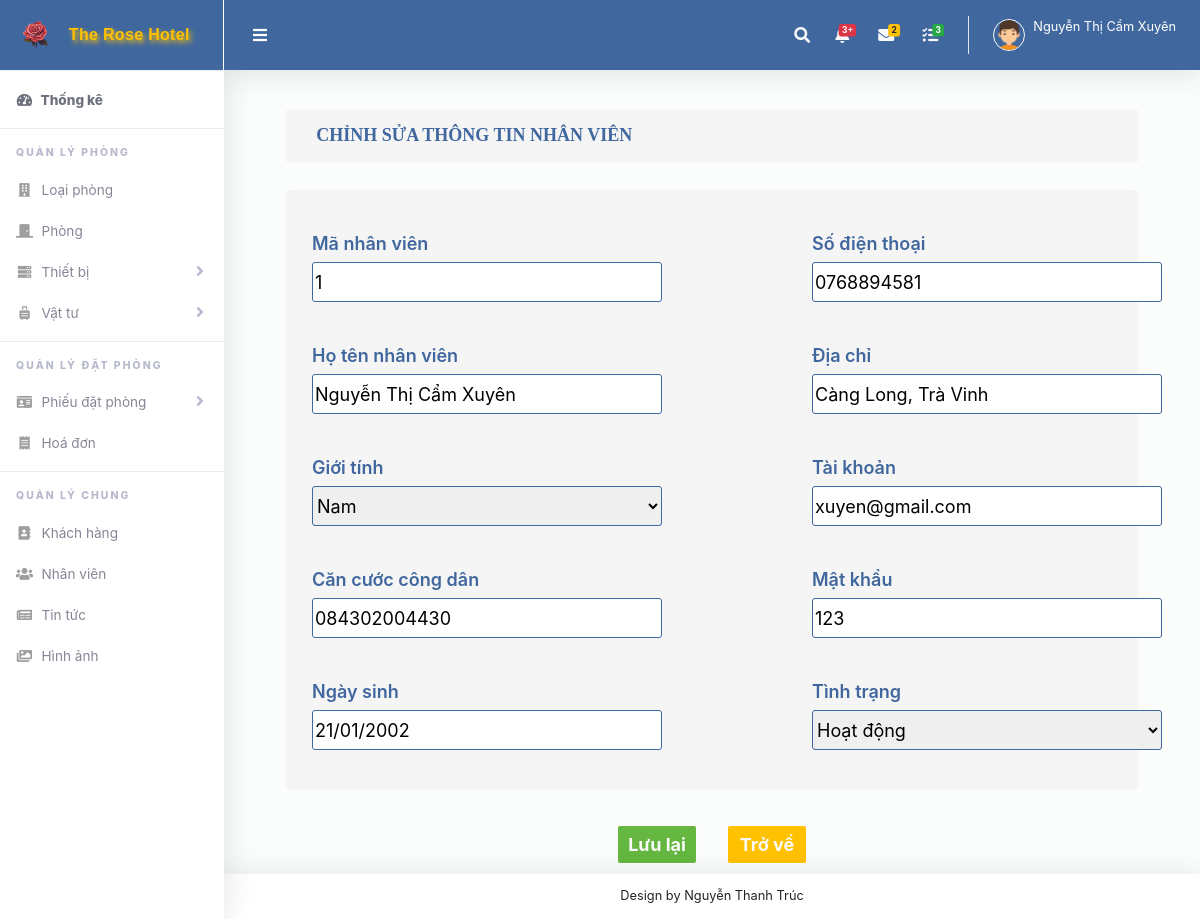
/suaQLNV.php?user=1 (signed in), run on the app's committed database.
### tables this page shows
CREATE TABLE `nhan_vien` (
  `ma_nv` int(11) NOT NULL,
  `ho_ten` varchar(100) NOT NULL,
  `gioi_tinh` varchar(20) NOT NULL,
  `cccd` varchar(50) NOT NULL,
  `ngay_sinh` varchar(20) NOT NULL,
  `sdtnv` varchar(255) NOT NULL,
  `dia_chi` varchar(100) NOT NULL,
  `user` varchar(50) NOT NULL,
  `pass` varchar(50) NOT NULL,
  `quyen` int(11) NOT NULL,
  `tinh_trang` varchar(100) NOT NULL
);

### suaQLNV.php (the view, shortened to what this page needs)
<?php
include("header.php");
include("ketnoi.php");
$usern=$_REQUEST["user"];
$sql = "SELECT * FROM nhan_vien WHERE ma_nv = '".$usern."'";
$kq = mysqli_query($conn, $sql) or die("Không thể sửa thông tin nhân viên" . mysqli_error());
$row = mysqli_fetch_array($kq);
?>
<link rel="stylesheet" href="css/chinhsua.css" type="text/css"/>
<form enctype="multipart/form-data" action="xulysuaQLNV.php" name="xulysuaQLNV" method="post">
    <div class="text">
        <h4>
        CHỈNH SỬA THÔNG TIN NHÂN VIÊN
        </h4>
    </div>
    <div class="themmoi">
        <div class="them">
            <div class="thema">
                <span>Mã nhân viên</span>
                <input type="text" name="ma_nv" readonly value="<?php echo $row["ma_nv"]; ?>" />
            </div>
            <div class="thema">
                <span>Họ tên nhân viên</span>
                <input type="text" name="ho_ten" value="<?php echo $row["ho_ten"]; ?>" />
            </div>
            <div class="thema">
                <span>Giới tính</span>
                <select name="gioi_tinh">
                    <option value="Nam">Nam</option>
                </select>
            </div>
            <div class="thema">
                <span>Căn cước công dân</span>
                <input type="text" name="cccd" value="<?php echo $row["cccd"]; ?>" />
            </div>
            <div class="thema">
                <span>Ngày sinh</span>
                <input type="text" name="ngay_sinh" value="<?php echo $row["ngay_sinh"]; ?>" />
            </div>
        </div>
        <div class="them">
            <div class="thema">
                <span>Số điện thoại</span>
                <input type="text" name="sdtnv" value="<?php echo $row["sdtnv"]; ?>" />
            </div>
            <div class="thema">
                <span>Địa chỉ</span>
                <input type="text" name="dia_chi" value="<?php echo $row["dia_chi"]; ?>" />
            </div>
            <div class="thema">
                <span>Tài khoản</span>
                <input type="text" name="user" value="<?php echo $row["user"]; ?>" />
            </div>
            <div class="thema">
                <span>Mật khẩu</span>
                <input type="text" name="pass" value="<?php echo $row["pass"]; ?>" />
            </div>
            <div class="thema">
                <span>Tình trạng</span>
                <select name="tinh_trang">
                    <option value="Hoạt động">Hoạt động</option>
                </select>
            </div>
        </div>
    </div>
    <div class="luulai">
        <input type="submit" name="luu" value="Lưu lại" />
        <button type="button" onclick="window.location.href='QLNV.php'">Trở về</button>
    </div>
</form>
<?php
include("footer.php")
?>

### css/chinhsua.css (style rules this page uses)
.text { height: 60px; font-size: medium; display: flex; margin-top: 40px; gap: 15px; justify-content: center; }
.text h4 { font-family: Tahoma; background-color: #F5F5F5; font-size: large; width: 90%; padding: 10px 30px; display: flex; align-items: center; color: #40679E; font-weight: bold; }
.themmoi { margin-top: 20px; background: #F5F5F5; display: flex; justify-content: center; width: 90%; margin: 20px auto; gap: 200px; padding: 40px; border-radius: 5px; }
.them { width: 300px; display: flex; flex-direction: column; gap: 40px; color: #40679E; }
.thema { display: flex; flex-direction: column; gap: 5px; font-size: large; }
.thema>span { font-weight: 600; }
input[type="text" i] { height: 40px; border: 1px solid #40679E; border-radius: 3px; color: black; width: 350px; }
.thema>select { height: 40px; border: 1px solid #40679E; border-radius: 3px; width: 350px; }
.luulai { display: flex; gap: 30px; justify-content: center; align-items: center; padding: 10px 20px; }
.luulai input { margin-top: 5px; width: 80px; padding: 5px 10px; color: #fafafa; background-color: #65B741; border: 1px solid white; font-weight: bolder; border-radius: 3px; font-size: large; }
.luulai button { margin-top: 5px; width: 80px; padding: 5px 10px; color: #fafafa; background-color: #FFC100; border: 1px solid white; font-weight: bolder; border-radius: 3px; font-size: large; }

### data on the page
nhan_vien: ma_nv "1", ho_ten "Nguyễn Thị Cẩm Xuyên", cccd "084302004430", ngay_sinh "21/01/2002", sdtnv "0768894581", dia_chi "Càng Long, Trà Vinh", user "xuyen@gmail.com", pass "123"

### other printed values
$_SESSION['ho_ten'] "Nguyễn Thị Cẩm Xuyên"
